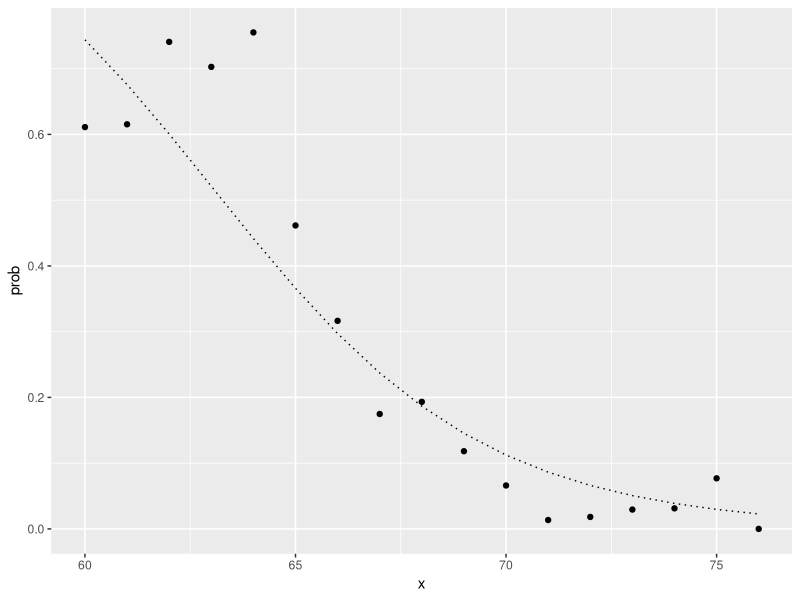
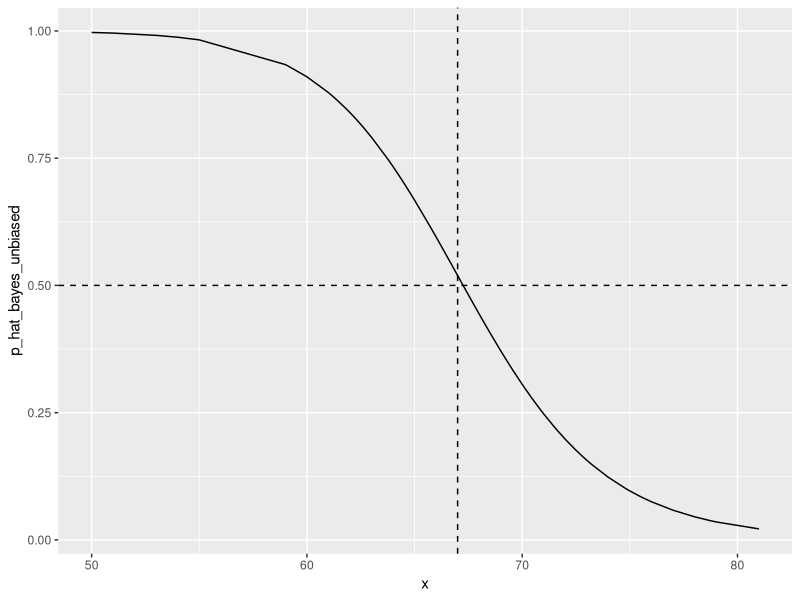
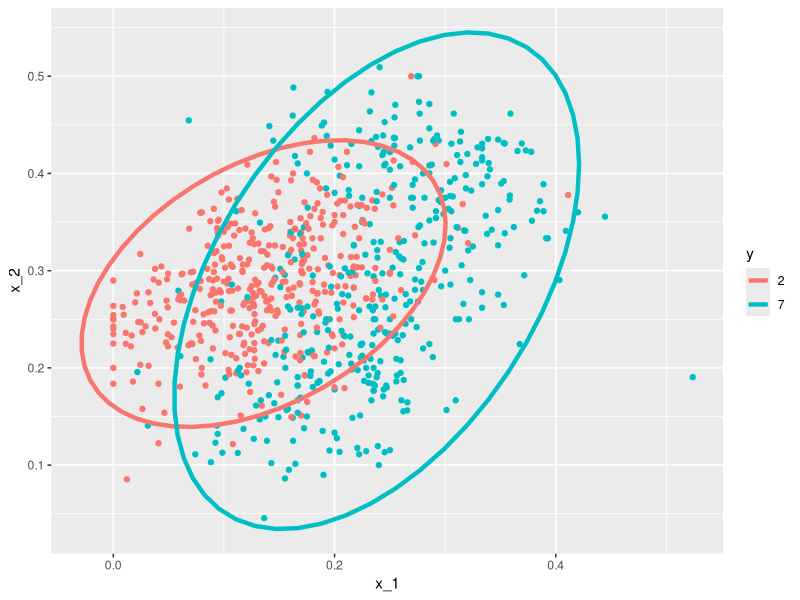
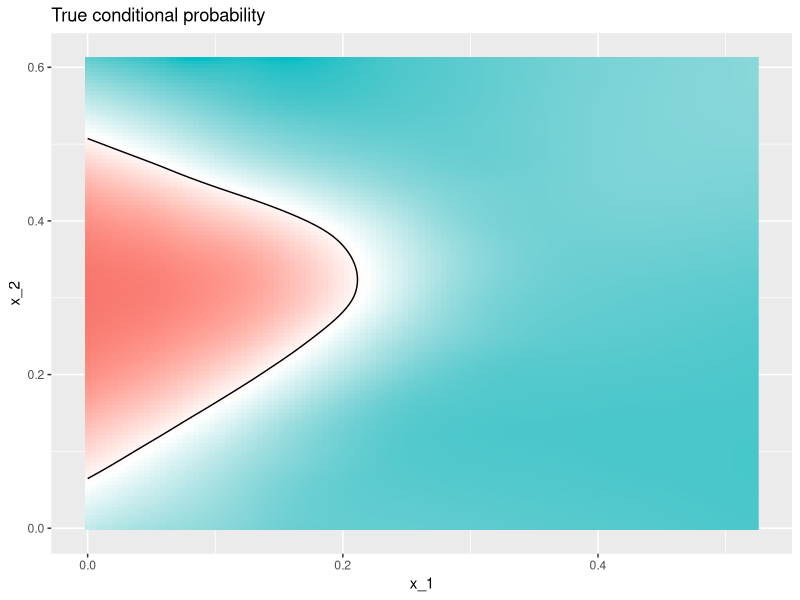
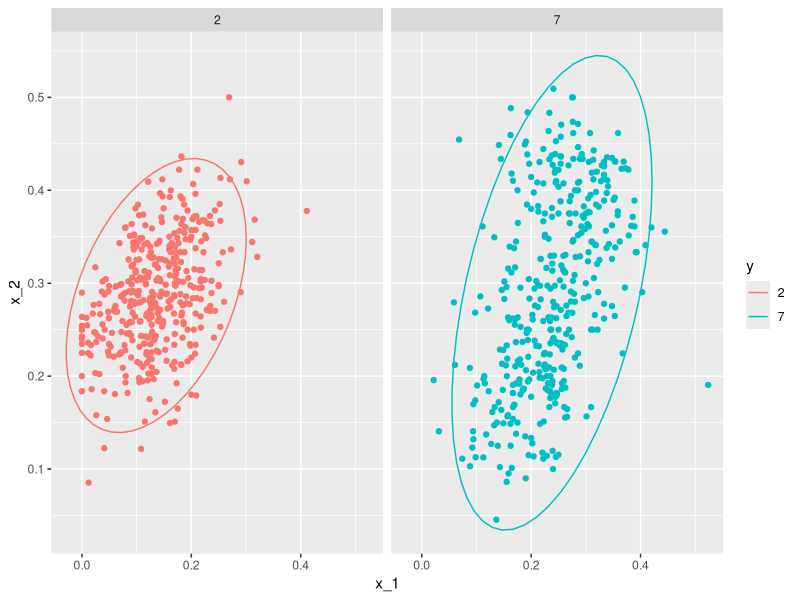
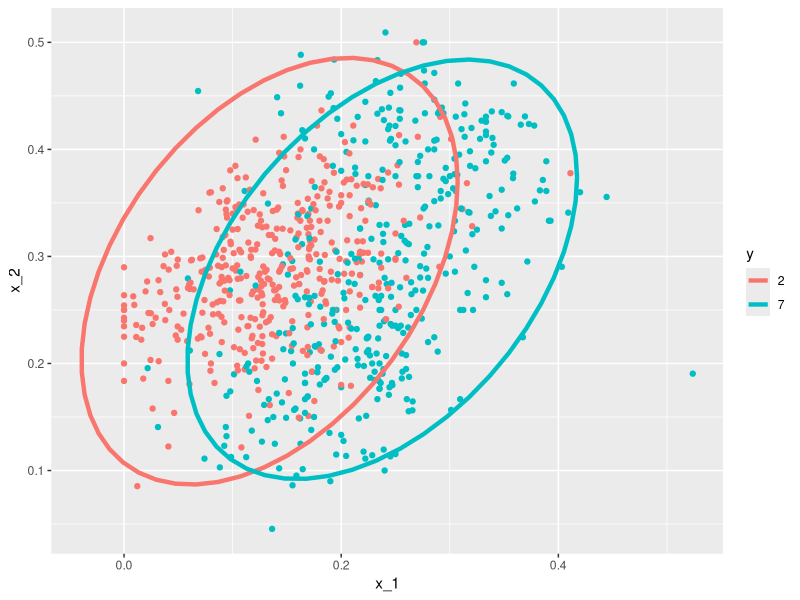

Write R code to recreate these figures, in order. (Note: this script raises an error after producing the figures.)
# HarvardX: PH125.8x
# Data Science: Machine Learning
# R code from course videos

# Distance, Knn, Cross-validation, and Generative Models

## Generative Models

### Generative Models

### Naive Bayes

library(tidyverse)
library(caret)

library(dslabs)
data("heights")

y <- heights$height
set.seed(2)
test_index <- createDataPartition(y, times = 1, p = 0.5, list = FALSE)
train_set <- heights %>% slice(-test_index)
test_set <- heights %>% slice(test_index)

params <- train_set %>% 
     group_by(sex) %>% 
     summarize(avg = mean(height), sd = sd(height))
params

pi <- train_set %>% summarize(pi=mean(sex=="Female")) %>% pull(pi)
pi

x <- test_set$height

f0 <- dnorm(x, params$avg[2], params$sd[2])
f1 <- dnorm(x, params$avg[1], params$sd[1])

p_hat_bayes <- f1*pi / (f1*pi + f0*(1 - pi))

tmp <- heights %>% 
     mutate(x = round(height)) %>%
     group_by(x) %>%
     filter(n() >= 10) %>%
     summarize(prob = mean(sex == "Female")) 
naive_bayes_curve <- data.frame(x = seq(min(tmp$x), max(tmp$x))) %>%
     mutate(p_hat = dnorm(x, params$avg[1], params$sd[1])*pi/
                 (dnorm(x, params$avg[1], params$sd[1])*pi +
                       dnorm(x, params$avg[2], params$sd[2])*(1-pi)))
tmp %>% 
     ggplot(aes(x, prob)) +
     geom_point() +
     geom_line(data = naive_bayes_curve,
               mapping = aes(x, p_hat), lty = 3) 

### Controlling Prevalence

y_hat_bayes <- ifelse(p_hat_bayes > 0.5, "Female", "Male")
sensitivity(data = factor(y_hat_bayes), reference = factor(test_set$sex))

specificity(data = factor(y_hat_bayes), reference = factor(test_set$sex))

p_hat_bayes_unbiased <- f1 * 0.5 / (f1 * 0.5 + f0 * (1 - 0.5)) 
y_hat_bayes_unbiased <- ifelse(p_hat_bayes_unbiased> 0.5, "Female", "Male")

sensitivity(data = factor(y_hat_bayes_unbiased), reference = factor(test_set$sex))
specificity(data = factor(y_hat_bayes_unbiased), reference = factor(test_set$sex))

qplot(x, p_hat_bayes_unbiased, geom = "line") + 
     geom_hline(yintercept = 0.5, lty = 2) + 
     geom_vline(xintercept = 67, lty = 2)

### qda and lda

data("mnist_27")

params <- mnist_27$train %>% 
     group_by(y) %>% 
     summarize(avg_1 = mean(x_1), avg_2 = mean(x_2), 
               sd_1= sd(x_1), sd_2 = sd(x_2), 
               r = cor(x_1, x_2))
params

mnist_27$train %>% mutate(y = factor(y)) %>% 
     ggplot(aes(x_1, x_2, fill = y, color=y)) + 
     geom_point(show.legend = FALSE) + 
     stat_ellipse(type="norm", lwd = 1.5)

library(caret)
train_qda <- train(y ~ ., method = "qda", data = mnist_27$train)

y_hat <- predict(train_qda, mnist_27$test)
confusionMatrix(data = y_hat, reference = mnist_27$test$y)$overall["Accuracy"]

plot_cond_prob <- function(p_hat=NULL){
     tmp <- mnist_27$true_p
     if(!is.null(p_hat)){
          tmp <- mutate(tmp, p=p_hat)
     }
     tmp %>% ggplot(aes(x_1, x_2, z=p, fill=p)) +
          geom_raster(show.legend = FALSE) +
          scale_fill_gradientn(colors=c("#F8766D","white","#00BFC4")) +
          stat_contour(breaks=c(0.5),color="black")
}
p1 <- plot_cond_prob() + ggtitle("True conditional probability")
p1

mnist_27$train %>% mutate(y = factor(y)) %>% 
     ggplot(aes(x_1, x_2, fill = y, color=y)) + 
     geom_point(show.legend = FALSE) + 
     stat_ellipse(type="norm") +
     facet_wrap(~y)

params <- mnist_27$train %>% 
     group_by(y) %>% 
     summarize(avg_1 = mean(x_1), avg_2 = mean(x_2), sd_1= sd(x_1), sd_2 = sd(x_2), r = cor(x_1,x_2))
params <-params %>% mutate(sd_1 = mean(sd_1), sd_2=mean(sd_2), r=mean(r))
params 

tmp <- lapply(1:2, function(i){
     with(params[i,], MASS::mvrnorm(1000, mu = c(avg_1, avg_2), Sigma = matrix(c(sd_1^2, sd_1*sd_2*r, sd_1*sd_2*r, sd_2^2), 2, 2))) %>%
          as.data.frame() %>% 
          setNames(c("x_1", "x_2")) %>% 
          mutate(y  = factor(c(2,7)[i]))
})
tmp <- do.call(rbind, tmp)
mnist_27$train %>% mutate(y = factor(y)) %>% 
     ggplot() + 
     geom_point(aes(x_1, x_2, color=y), show.legend = FALSE) + 
     stat_ellipse(aes(x_1, x_2, color = y), data = tmp, type="norm", lwd = 1.5)

p2 <- plot_cond_prob(predict(train_lda, mnist_27$true_p, type = "prob")[,2]) +
     ggtitle("LDA")
p2

train_lda <- train(y ~ .,
                   method = "lda",
                   data = mnist_27$train)
y_hat <- predict(train_lda, mnist_27$test)
confusionMatrix(data = y_hat, reference = mnist_27$test$y)$overall["Accuracy"]

### Case Study: More than Three Classes

if(!exists("mnist")) mnist <- read_mnist()

set.seed(3456)
index_127 <- sample(which(mnist$train$labels %in% c(1,2,7)), 2000)

y <- mnist$train$labels[index_127] 
x <- mnist$train$images[index_127,]
index_train <- createDataPartition(y, p=0.8, list = FALSE)
# get the quandrants
#temporary object to help figure out the quandrants
row_column <- expand.grid(row=1:28, col=1:28) 
upper_left_ind <- which(row_column$col <= 14 & row_column$row <= 14)
lower_right_ind <- which(row_column$col > 14 & row_column$row > 14)
# binarize the values. Above 200 is ink, below is no ink
x <- x > 200 
# cbind proportion of pixels in upper right quandrant and
# proportion of pixels in lower rigth quandrant
x <- cbind(rowSums(x[ ,upper_left_ind])/rowSums(x), 
           rowSums(x[ ,lower_right_ind])/rowSums(x)) 
train_set <- data.frame(y = factor(y[index_train]),
                        x_1 = x[index_train,1],
                        x_2 = x[index_train,2])
test_set <- data.frame(y = factor(y[-index_train]),
                       x_1 = x[-index_train,1],
                       x_2 = x[-index_train,2])

train_set %>% 
     ggplot(aes(x_1, x_2, color=y)) + 
     geom_point()

train_qda <- train(y ~ ., method = "qda", data = train_set)

predict(train_qda, test_set, type = "prob") %>% head()

predict(train_qda, test_set) %>% head()

confusionMatrix(predict(train_qda, test_set), test_set$y)$table

confusionMatrix(predict(train_qda, test_set), test_set$y)

GS <- 150
new_x <- expand.grid(x_1 = seq(min(train_set$x_1), max(train_set$x_1), len=GS),
                     x_2 = seq(min(train_set$x_2), max(train_set$x_2), len=GS))
new_x %>% mutate(y_hat = predict(train_qda, new_x)) %>%
     ggplot(aes(x_1, x_2, color = y_hat, z = as.numeric(y_hat))) +
     geom_point(size = 0.5, pch = 16) + 
     stat_contour(breaks=c(1.5, 2.5),color="black") + 
     guides(colour = guide_legend(override.aes = list(size=2)))

train_lda <- train(y ~ ., method = "lda", data = train_set)
confusionMatrix(predict(train_lda, test_set), test_set$y)$overal["Accuracy"]

new_x %>% mutate(y_hat = predict(train_lda, new_x)) %>%
     ggplot(aes(x_1, x_2, color = y_hat, z = as.numeric(y_hat))) +
     geom_point(size = 0.5, pch = 16) + 
     stat_contour(breaks=c(1.5, 2.5),color="black") + 
     guides(colour = guide_legend(override.aes = list(size=2)))

train_knn <- train(y ~ ., method = "knn", tuneGrid = data.frame(k = seq(15, 51, 2)), 
                   data = train_set)
confusionMatrix(predict(train_knn, test_set), test_set$y)$overal["Accuracy"]

new_x %>% mutate(y_hat = predict(train_knn, new_x)) %>%
     ggplot(aes(x_1, x_2, color = y_hat, z = as.numeric(y_hat))) +
     geom_point(size = 0.5, pch = 16) + 
     stat_contour(breaks=c(1.5, 2.5),color="black") + 
     guides(colour = guide_legend(override.aes = list(size=2)))

train_set %>% mutate(y = factor(y)) %>% 
     ggplot(aes(x_1, x_2, fill = y, color=y)) + 
     geom_point(show.legend = FALSE) + 
     stat_ellipse(type="norm") 
